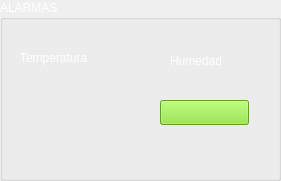
   <widget class="QGroupBox" name="groupBox">
    <property name="geometry">
     <rect>
      <x>140</x>
      <y>60</y>
      <width>281</width>
      <height>181</height>
     </rect>
    </property>
    <property name="palette">
     <palette>
      <active>
       <colorrole role="WindowText">
        <brush brushstyle="SolidPattern">
         <color alpha="255">
          <red>255</red>
          <green>255</green>
          <blue>255</blue>
         </color>
        </brush>
       </colorrole>
      </active>
      <inactive>
       <colorrole role="WindowText">
        <brush brushstyle="SolidPattern">
         <color alpha="255">
          <red>255</red>
          <green>255</green>
          <blue>255</blue>
         </color>
        </brush>
       </colorrole>
      </inactive>
      <disabled>
       <colorrole role="WindowText">
        <brush brushstyle="SolidPattern">
         <color alpha="255">
          <red>190</red>
          <green>190</green>
          <blue>190</blue>
         </color>
        </brush>
       </colorrole>
      </disabled>
     </palette>
    </property>
    <property name="title">
     <string>ALARMAS</string>
    </property>
    <widget class="QLabel" name="label_3">
     <property name="geometry">
      <rect>
       <x>20</x>
       <y>50</y>
       <width>91</width>
       <height>16</height>
      </rect>
     </property>
     <property name="text">
      <string>Temperatura </string>
     </property>
    </widget>
    <widget class="QLabel" name="label_4">
     <property name="geometry">
      <rect>
       <x>170</x>
       <y>50</y>
       <width>71</width>
       <height>21</height>
      </rect>
     </property>
     <property name="text">
      <string>Humedad</string>
     </property>
    </widget>
    <widget class="QPushButton" name="Color_humedad">
     <property name="geometry">
      <rect>
       <x>160</x>
       <y>100</y>
       <width>89</width>
       <height>25</height>
      </rect>
     </property>
     <property name="palette">
      <palette>
       <active>
        <colorrole role="WindowText">
         <brush brushstyle="SolidPattern">
          <color alpha="255">
           <red>138</red>
           <green>226</green>
           <blue>52</blue>
          </color>
         </brush>
        </colorrole>
        <colorrole role="Button">
         <brush brushstyle="SolidPattern">
          <color alpha="255">
           <red>138</red>
           <green>226</green>
           <blue>52</blue>
          </color>
         </brush>
        </colorrole>
        <colorrole role="Light">
         <brush brushstyle="SolidPattern">
          <color alpha="255">
           <red>198</red>
           <green>255</green>
           <blue>143</blue>
          </color>
         </brush>
        </colorrole>
        <colorrole role="Midlight">
         <brush brushstyle="SolidPattern">
          <color alpha="255">
           <red>168</red>
           <green>240</green>
           <blue>97</blue>
          </color>
         </brush>
        </colorrole>
        <colorrole role="Dark">
         <brush brushstyle="SolidPattern">
          <color alpha="255">
           <red>69</red>
           <green>113</green>
           <blue>26</blue>
          </color>
         </brush>
        </colorrole>
        <colorrole role="Mid">
         <brush brushstyle="SolidPattern">
          <color alpha="255">
           <red>92</red>
           <green>151</green>
           <blue>34</blue>
          </color>
         </brush>
        </colorrole>
        <colorrole role="Text">
         <brush brushstyle="SolidPattern">
          <color alpha="255">
           <red>0</red>
           <green>0</green>
           <blue>0</blue>
          </color>
         </brush>
        </colorrole>
        <colorrole role="BrightText">
         <brush brushstyle="SolidPattern">
          <color alpha="255">
           <red>255</red>
           <green>255</green>
           <blue>255</blue>
          </color>
         </brush>
        </colorrole>
        <colorrole role="ButtonText">
         <brush brushstyle="SolidPattern">
          <color alpha="255">
           <red>0</red>
           <green>0</green>
           <blue>0</blue>
          </color>
         </brush>
        </colorrole>
        <colorrole role="Base">
         <brush brushstyle="SolidPattern">
          <color alpha="255">
           <red>255</red>
           <green>255</green>
           <blue>255</blue>
          </color>
         </brush>
        </colorrole>
        <colorrole role="Window">
         <brush brushstyle="SolidPattern">
          <color alpha="255">
           <red>138</red>
           <green>226</green>
           <blue>52</blue>
          </color>
         </brush>
        </colorrole>
        <colorrole role="Shadow">
         <brush brushstyle="SolidPattern">
          <color alpha="255">
           <red>0</red>
           <green>0</green>
           <blue>0</blue>
          </color>
         </brush>
        </colorrole>
        <colorrole role="AlternateBase">
         <brush brushstyle="SolidPattern">
          <color alpha="255">
           <red>196</red>
           <green>240</green>
           <blue>153</blue>
          </color>
         </brush>
        </colorrole>
        <colorrole role="ToolTipBase">
         <brush brushstyle="SolidPattern">
          <color alpha="255">
           <red>255</red>
           <green>255</green>
           <blue>220</blue>
          </color>
         </brush>
        </colorrole>
        <colorrole role="ToolTipText">
         <brush brushstyle="SolidPattern">
          <color alpha="255">
           <red>0</red>
           <green>0</green>
           <blue>0</blue>
          </color>
         </brush>
        </colorrole>
        <colorrole role="PlaceholderText">
         <brush brushstyle="SolidPattern">
          <color alpha="128">
           <red>0</red>
           <green>0</green>
           <blue>0</blue>
          </color>
         </brush>
        </colorrole>
       </active>
       <inactive>
        <colorrole role="WindowText">
         <brush brushstyle="SolidPattern">
          <color alpha="255">
           <red>138</red>
           <green>226</green>
           <blue>52</blue>
          </color>
         </brush>
        </colorrole>
        <colorrole role="Button">
         <brush brushstyle="SolidPattern">
          <color alpha="255">
           <red>138</red>
           <green>226</green>
           <blue>52</blue>
          </color>
         </brush>
        </colorrole>
        <colorrole role="Light">
         <brush brushstyle="SolidPattern">
          <color alpha="255">
           <red>198</red>
           <green>255</green>
           <blue>143</blue>
          </color>
         </brush>
        </colorrole>
        <colorrole role="Midlight">
         <brush brushstyle="SolidPattern">
          <color alpha="255">
           <red>168</red>
           <green>240</green>
           <blue>97</blue>
          </color>
         </brush>
        </colorrole>
        <colorrole role="Dark">
         <brush brushstyle="SolidPattern">
          <color alpha="255">
           <red>69</red>
           <green>113</green>
           <blue>26</blue>
          </color>
         </brush>
        </colorrole>
        <colorrole role="Mid">
         <brush brushstyle="SolidPattern">
          <color alpha="255">
           <red>92</red>
           <green>151</green>
           <blue>34</blue>
          </color>
         </brush>
        </colorrole>
        <colorrole role="Text">
         <brush brushstyle="SolidPattern">
          <color alpha="255">
           <red>0</red>
           <green>0</green>
           <blue>0</blue>
          </color>
         </brush>
        </colorrole>
        <colorrole role="BrightText">
         <brush brushstyle="SolidPattern">
          <color alpha="255">
           <red>255</red>
           <green>255</green>
           <blue>255</blue>
          </color>
         </brush>
        </colorrole>
        <colorrole role="ButtonText">
         <brush brushstyle="SolidPattern">
          <color alpha="255">
           <red>0</red>
           <green>0</green>
           <blue>0</blue>
          </color>
         </brush>
        </colorrole>
        <colorrole role="Base">
         <brush brushstyle="SolidPattern">
          <color alpha="255">
           <red>255</red>
           <green>255</green>
           <blue>255</blue>
          </color>
         </brush>
        </colorrole>
        <colorrole role="Window">
         <brush brushstyle="SolidPattern">
          <color alpha="255">
           <red>138</red>
           <green>226</green>
           <blue>52</blue>
          </color>
         </brush>
        </colorrole>
        <colorrole role="Shadow">
         <brush brushstyle="SolidPattern">
          <color alpha="255">
           <red>0</red>
           <green>0</green>
           <blue>0</blue>
          </color>
         </brush>
        </colorrole>
        <colorrole role="AlternateBase">
         <brush brushstyle="SolidPattern">
          <color alpha="255">
           <red>196</red>
           <green>240</green>
           <blue>153</blue>
          </color>
         </brush>
        </colorrole>
        <colorrole role="ToolTipBase">
         <brush brushstyle="SolidPattern">
          <color alpha="255">
           <red>255</red>
           <green>255</green>
           <blue>220</blue>
          </color>
         </brush>
        </colorrole>
        <colorrole role="ToolTipText">
         <brush brushstyle="SolidPattern">
          <color alpha="255">
           <red>0</red>
           <green>0</green>
           <blue>0</blue>
          </color>
         </brush>
        </colorrole>
        <colorrole role="PlaceholderText">
         <brush brushstyle="SolidPattern">
          <color alpha="128">
           <red>0</red>
           <green>0</green>
           <blue>0</blue>
          </color>
         </brush>
        </colorrole>
       </inactive>
       <disabled>
        <colorrole role="WindowText">
         <brush brushstyle="SolidPattern">
          <color alpha="255">
           <red>69</red>
           <green>113</green>
           <blue>26</blue>
          </color>
         </brush>
        </colorrole>
        <colorrole role="Button">
         <brush brushstyle="SolidPattern">
          <color alpha="255">
           <red>138</red>
           <green>226</green>
           <blue>52</blue>
          </color>
         </brush>
        </colorrole>
        <colorrole role="Light">
         <brush brushstyle="SolidPattern">
          <color alpha="255">
           <red>198</red>
           <green>255</green>
           <blue>143</blue>
          </color>
         </brush>
        </colorrole>
        <colorrole role="Midlight">
         <brush brushstyle="SolidPattern">
          <color alpha="255">
           <red>168</red>
           <green>240</green>
           <blue>97</blue>
          </color>
         </brush>
        </colorrole>
        <colorrole role="Dark">
         <brush brushstyle="SolidPattern">
          <color alpha="255">
           <red>69</red>
           <green>113</green>
           <blue>26</blue>
          </color>
         </brush>
        </colorrole>
        <colorrole role="Mid">
         <brush brushstyle="SolidPattern">
          <color alpha="255">
           <red>92</red>
           <green>151</green>
           <blue>34</blue>
          </color>
         </brush>
        </colorrole>
        <colorrole role="Text">
         <brush brushstyle="SolidPattern">
          <color alpha="255">
           <red>69</red>
           <green>113</green>
           <blue>26</blue>
          </color>
         </brush>
        </colorrole>
        <colorrole role="BrightText">
         <brush brushstyle="SolidPattern">
          <color alpha="255">
           <red>255</red>
           <green>255</green>
           <blue>255</blue>
          </color>
         </brush>
        </colorrole>
        <colorrole role="ButtonText">
         <brush brushstyle="SolidPattern">
          <color alpha="255">
           <red>69</red>
           <green>113</green>
           <blue>26</blue>
          </color>
         </brush>
        </colorrole>
        <colorrole role="Base">
         <brush brushstyle="SolidPattern">
          <color alpha="255">
           <red>138</red>
           <green>226</green>
           <blue>52</blue>
          </color>
         </brush>
        </colorrole>
        <colorrole role="Window">
         <brush brushstyle="SolidPattern">
          <color alpha="255">
           <red>138</red>
           <green>226</green>
           <blue>52</blue>
          </color>
         </brush>
        </colorrole>
        <colorrole role="Shadow">
         <brush brushstyle="SolidPattern">
          <color alpha="255">
           <red>0</red>
           <green>0</green>
           <blue>0</blue>
          </color>
         </brush>
        </colorrole>
        <colorrole role="AlternateBase">
         <brush brushstyle="SolidPattern">
          <color alpha="255">
           <red>138</red>
           <green>226</green>
           <blue>52</blue>
          </color>
         </brush>
        </colorrole>
        <colorrole role="ToolTipBase">
         <brush brushstyle="SolidPattern">
          <color alpha="255">
           <red>255</red>
           <green>255</green>
           <blue>220</blue>
          </color>
         </brush>
        </colorrole>
        <colorrole role="ToolTipText">
         <brush brushstyle="SolidPattern">
          <color alpha="255">
           <red>0</red>
           <green>0</green>
           <blue>0</blue>
          </color>
         </brush>
        </colorrole>
        <colorrole role="PlaceholderText">
         <brush brushstyle="SolidPattern">
          <color alpha="128">
           <red>0</red>
           <green>0</green>
           <blue>0</blue>
          </color>
         </brush>
        </colorrole>
       </disabled>
      </palette>
     </property>
     <property name="autoFillBackground">
      <bool>false</bool>
     </property>
     <property name="text">
      <string/>
     </property>
    </widget>
    <widget class="QPushButton" name="pushButton">
     <property name="geometry">
      <rect>
       <x>160</x>
       <y>100</y>
       <width>89</width>
       <height>25</height>
      </rect>
     </property>
     <property name="palette">
      <palette>
       <active>
        <colorrole role="WindowText">
         <brush brushstyle="SolidPattern">
          <color alpha="255">
           <red>238</red>
           <green>238</green>
           <blue>236</blue>
          </color>
         </brush>
        </colorrole>
        <colorrole role="Button">
         <brush brushstyle="SolidPattern">
          <color alpha="255">
           <red>238</red>
           <green>238</green>
           <blue>236</blue>
          </color>
         </brush>
        </colorrole>
        <colorrole role="Light">
         <brush brushstyle="SolidPattern">
          <color alpha="255">
           <red>255</red>
           <green>255</green>
           <blue>255</blue>
          </color>
         </brush>
        </colorrole>
        <colorrole role="Midlight">
         <brush brushstyle="SolidPattern">
          <color alpha="255">
           <red>246</red>
           <green>246</green>
           <blue>245</blue>
          </color>
         </brush>
        </colorrole>
        <colorrole role="Dark">
         <brush brushstyle="SolidPattern">
          <color alpha="255">
           <red>119</red>
           <green>119</green>
           <blue>118</blue>
          </color>
         </brush>
        </colorrole>
        <colorrole role="Mid">
         <brush brushstyle="SolidPattern">
          <color alpha="255">
           <red>159</red>
           <green>159</green>
           <blue>157</blue>
          </color>
         </brush>
        </colorrole>
        <colorrole role="Text">
         <brush brushstyle="SolidPattern">
          <color alpha="255">
           <red>0</red>
           <green>0</green>
           <blue>0</blue>
          </color>
         </brush>
        </colorrole>
        <colorrole role="BrightText">
         <brush brushstyle="SolidPattern">
          <color alpha="255">
           <red>255</red>
           <green>255</green>
           <blue>255</blue>
          </color>
         </brush>
        </colorrole>
        <colorrole role="ButtonText">
         <brush brushstyle="SolidPattern">
          <color alpha="255">
           <red>0</red>
           <green>0</green>
           <blue>0</blue>
          </color>
         </brush>
        </colorrole>
        <colorrole role="Base">
         <brush brushstyle="SolidPattern">
          <color alpha="255">
           <red>255</red>
           <green>255</green>
           <blue>255</blue>
          </color>
         </brush>
        </colorrole>
        <colorrole role="Window">
         <brush brushstyle="SolidPattern">
          <color alpha="255">
           <red>238</red>
           <green>238</green>
           <blue>236</blue>
          </color>
         </brush>
        </colorrole>
        <colorrole role="Shadow">
         <brush brushstyle="SolidPattern">
          <color alpha="255">
           <red>0</red>
           <green>0</green>
           <blue>0</blue>
          </color>
         </brush>
        </colorrole>
        <colorrole role="AlternateBase">
         <brush brushstyle="SolidPattern">
          <color alpha="255">
           <red>246</red>
           <green>246</green>
           <blue>245</blue>
          </color>
         </brush>
        </colorrole>
        <colorrole role="ToolTipBase">
         <brush brushstyle="SolidPattern">
          <color alpha="255">
           <red>255</red>
           <green>255</green>
           <blue>220</blue>
          </color>
         </brush>
        </colorrole>
        <colorrole role="ToolTipText">
         <brush brushstyle="SolidPattern">
          <color alpha="255">
           <red>0</red>
           <green>0</green>
           <blue>0</blue>
          </color>
         </brush>
        </colorrole>
        <colorrole role="PlaceholderText">
         <brush brushstyle="SolidPattern">
          <color alpha="128">
           <red>0</red>
           <green>0</green>
           <blue>0</blue>
          </color>
         </brush>
        </colorrole>
       </active>
       <inactive>
        <colorrole role="WindowText">
         <brush brushstyle="SolidPattern">
          <color alpha="255">
           <red>238</red>
           <green>238</green>
           <blue>236</blue>
          </color>
         </brush>
        </colorrole>
        <colorrole role="Button">
         <brush brushstyle="SolidPattern">
          <color alpha="255">
           <red>238</red>
           <green>238</green>
           <blue>236</blue>
          </color>
         </brush>
        </colorrole>
        <colorrole role="Light">
         <brush brushstyle="SolidPattern">
          <color alpha="255">
           <red>255</red>
           <green>255</green>
           <blue>255</blue>
          </color>
         </brush>
        </colorrole>
        <colorrole role="Midlight">
         <brush brushstyle="SolidPattern">
          <color alpha="255">
           <red>246</red>
           <green>246</green>
           <blue>245</blue>
          </color>
         </brush>
        </colorrole>
        <colorrole role="Dark">
         <brush brushstyle="SolidPattern">
          <color alpha="255">
           <red>119</red>
           <green>119</green>
           <blue>118</blue>
          </color>
         </brush>
        </colorrole>
        <colorrole role="Mid">
         <brush brushstyle="SolidPattern">
          <color alpha="255">
           <red>159</red>
           <green>159</green>
           <blue>157</blue>
          </color>
         </brush>
        </colorrole>
        <colorrole role="Text">
         <brush brushstyle="SolidPattern">
          <color alpha="255">
           <red>0</red>
           <green>0</green>
           <blue>0</blue>
          </color>
         </brush>
        </colorrole>
        <colorrole role="BrightText">
         <brush brushstyle="SolidPattern">
          <color alpha="255">
           <red>255</red>
           <green>255</green>
           <blue>255</blue>
          </color>
         </brush>
        </colorrole>
        <colorrole role="ButtonText">
         <brush brushstyle="SolidPattern">
          <color alpha="255">
           <red>0</red>
           <green>0</green>
           <blue>0</blue>
          </color>
         </brush>
        </colorrole>
        <colorrole role="Base">
         <brush brushstyle="SolidPattern">
          <color alpha="255">
           <red>255</red>
           <green>255</green>
           <blue>255</blue>
          </color>
         </brush>
        </colorrole>
        <colorrole role="Window">
         <brush brushstyle="SolidPattern">
          <color alpha="255">
           <red>238</red>
           <green>238</green>
           <blue>236</blue>
          </color>
         </brush>
        </colorrole>
        <colorrole role="Shadow">
         <brush brushstyle="SolidPattern">
          <color alpha="255">
           <red>0</red>
           <green>0</green>
           <blue>0</blue>
          </color>
         </brush>
        </colorrole>
        <colorrole role="AlternateBase">
         <brush brushstyle="SolidPattern">
          <color alpha="255">
           <red>246</red>
           <green>246</green>
           <blue>245</blue>
          </color>
         </brush>
        </colorrole>
        <colorrole role="ToolTipBase">
         <brush brushstyle="SolidPattern">
          <color alpha="255">
           <red>255</red>
           <green>255</green>
           <blue>220</blue>
          </color>
         </brush>
        </colorrole>
        <colorrole role="ToolTipText">
         <brush brushstyle="SolidPattern">
          <color alpha="255">
           <red>0</red>
           <green>0</green>
           <blue>0</blue>
          </color>
         </brush>
        </colorrole>
        <colorrole role="PlaceholderText">
         <brush brushstyle="SolidPattern">
          <color alpha="128">
           <red>0</red>
           <green>0</green>
           <blue>0</blue>
          </color>
         </brush>
        </colorrole>
       </inactive>
       <disabled>
        <colorrole role="WindowText">
         <brush brushstyle="SolidPattern">
          <color alpha="255">
           <red>119</red>
           <green>119</green>
           <blue>118</blue>
          </color>
         </brush>
        </colorrole>
        <colorrole role="Button">
         <brush brushstyle="SolidPattern">
          <color alpha="255">
           <red>238</red>
           <green>238</green>
           <blue>236</blue>
          </color>
         </brush>
        </colorrole>
        <colorrole role="Light">
         <brush brushstyle="SolidPattern">
          <color alpha="255">
           <red>255</red>
           <green>255</green>
           <blue>255</blue>
          </color>
         </brush>
        </colorrole>
        <colorrole role="Midlight">
         <brush brushstyle="SolidPattern">
          <color alpha="255">
           <red>246</red>
           <green>246</green>
           <blue>245</blue>
          </color>
         </brush>
        </colorrole>
        <colorrole role="Dark">
         <brush brushstyle="SolidPattern">
          <color alpha="255">
           <red>119</red>
           <green>119</green>
           <blue>118</blue>
          </color>
         </brush>
        </colorrole>
        <colorrole role="Mid">
         <brush brushstyle="SolidPattern">
          <color alpha="255">
           <red>159</red>
           <green>159</green>
           <blue>157</blue>
          </color>
         </brush>
        </colorrole>
        <colorrole role="Text">
         <brush brushstyle="SolidPattern">
          <color alpha="255">
           <red>119</red>
           <green>119</green>
           <blue>118</blue>
          </color>
         </brush>
        </colorrole>
        <colorrole role="BrightText">
         <brush brushstyle="SolidPattern">
          <color alpha="255">
           <red>255</red>
           <green>255</green>
           <blue>255</blue>
          </color>
         </brush>
        </colorrole>
        <colorrole role="ButtonText">
         <brush brushstyle="SolidPattern">
          <color alpha="255">
           <red>119</red>
           <green>119</green>
           <blue>118</blue>
          </color>
         </brush>
        </colorrole>
        <colorrole role="Base">
         <brush brushstyle="SolidPattern">
          <color alpha="255">
           <red>238</red>
           <green>238</green>
           <blue>236</blue>
          </color>
         </brush>
        </colorrole>
        <colorrole role="Window">
         <brush brushstyle="SolidPattern">
          <color alpha="255">
           <red>238</red>
           <green>238</green>
           <blue>236</blue>
          </color>
         </brush>
        </colorrole>
        <colorrole role="Shadow">
         <brush brushstyle="SolidPattern">
          <color alpha="255">
           <red>0</red>
           <green>0</green>
           <blue>0</blue>
          </color>
         </brush>
        </colorrole>
        <colorrole role="AlternateBase">
         <brush brushstyle="SolidPattern">
          <color alpha="255">
           <red>238</red>
           <green>238</green>
           <blue>236</blue>
          </color>
         </brush>
        </colorrole>
        <colorrole role="ToolTipBase">
         <brush brushstyle="SolidPattern">
          <color alpha="255">
           <red>255</red>
           <green>255</green>
           <blue>220</blue>
          </color>
         </brush>
        </colorrole>
        <colorrole role="ToolTipText">
         <brush brushstyle="SolidPattern">
          <color alpha="255">
           <red>0</red>
           <green>0</green>
           <blue>0</blue>
          </color>
         </brush>
        </colorrole>
        <colorrole role="PlaceholderText">
         <brush brushstyle="SolidPattern">
          <color alpha="128">
           <red>0</red>
           <green>0</green>
           <blue>0</blue>
          </color>
         </brush>
        </colorrole>
       </disabled>
      </palette>
     </property>
     <property name="text">
      <string>PushButton</string>
     </property>
    </widget>
    <zorder>pushButton</zorder>
    <zorder>label_3</zorder>
    <zorder>label_4</zorder>
    <zorder>Color_humedad</zorder>
   </widget>
